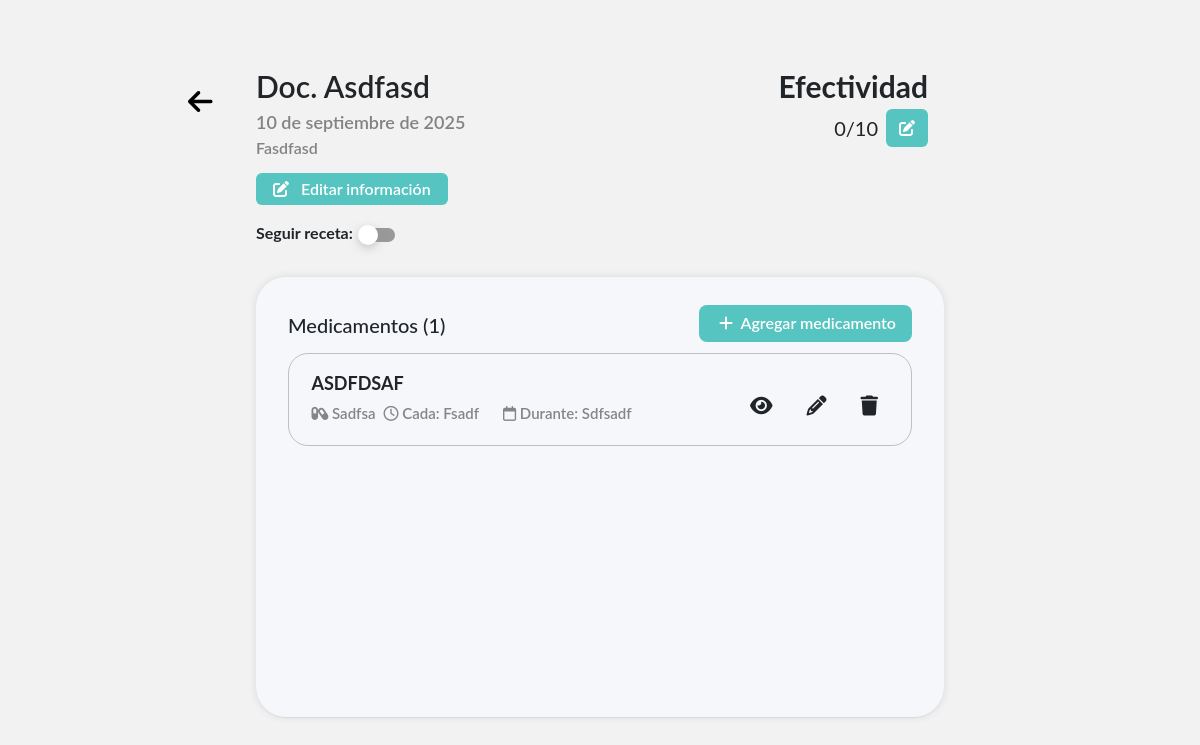
Page /receta/41/ on the committed database.
### miApp/models.py (models this page shows, shortened)
class Receta(models.Model):
    doc = models.CharField(max_length=255)
    fecha = models.DateField()
    efectividad = models.IntegerField(default=0)
    activo = models.BooleanField(default=False)
    lugar = models.CharField(max_length=100, null=True , blank=True)
    def cantidad_medicinas(self):
        return self.medicamentos.count()

class Medicamento(models.Model):
    receta = models.ForeignKey(Receta, on_delete=models.CASCADE, related_name='medicamentos')
    nombre = models.CharField(max_length=255)
    cantidad = models.CharField(max_length=50)
    cada = models.CharField(max_length=50)
    durante = models.CharField(max_length=50)
    img = CloudinaryField('image', blank=True, default='')
    img_id = models.CharField(max_length=300, default='')

### miApp/views.py (the view, shortened to what this page needs)
# urls.py: path('receta/<int:id>/', views.RecetaDetalle, name='receta-detalle'),
def RecetaDetalle(request, id):
    receta = Receta.objects.get(id=id)
    medicinas = Medicamento.objects.filter(receta_id=id).order_by('-id')
    return render(request, "recetaDetalle.html", {"receta": receta, "medicinas": medicinas})

### miApp/templates/recetaDetalle.html (shortened to what this page needs)
{% load static %}
<!DOCTYPE html>
<html lang="en">
<head>
    <link href="https://cdn.jsdelivr.net/npm/bootstrap@5.3.8/dist/css/bootstrap.min.css" rel="stylesheet">
    <link rel="stylesheet" href="https://cdnjs.cloudflare.com/ajax/libs/font-awesome/6.7.2/css/all.min.css">
    <link rel="stylesheet" href="{% static 'css/root.css' %}">
    <link rel="stylesheet" href="{% static 'css/detalles.css' %}">
    <link rel="stylesheet" href="{% static 'css/modalAgregarMedicamento.css' %}">
    <link rel="stylesheet" href="{% static 'css/modalAgregar.css' %}">
</head>
<body>
    <div class="container container-fluid w-50 ">
        <div class="back">
        <a href="../../"><i class="fa-solid fa-arrow-left fs-3 mt-3"></i></a>
        </div>
        <div class="top d-flex">
            <div class="informacion">
                <p class="doc">
                    {%  if  receta.doc|default_if_none:"" %}
                         Doc. {{ receta.doc|title }}
                        {% else %}
                        Doctor no asignado
                        {% endif %}
                </p>
                <p class="fecha mb-0">{{  receta.fecha|date:"j \\d\\e F \\d\\e Y"  }}</p>
                <p class="mb-0 lugar">
                        {%  if  receta.lugar|default_if_none:"" %}
                        {{ receta.lugar|title }}
                        {% else %}
                        Lugar no asignado
                        {% endif %}
                </p>
                <button class="btn scl2 editRecetaInfo"
                    data-bs-toggle="modal"
                    data-bs-target="#editarRecetaModal"
                    data-id="{{receta.id}}"
                    data-doc="{{receta.doc}}"
                    data-lugar="{{receta.lugar}}"
                    data-fecha="{{receta.fecha|stringformat:'s'}}"
                    >
                    <i class="fa-solid fa-edit me-2"></i> Editar información</button>
               <div class="checkbox-wrapper-3 d-flex">
                <p><b>Seguir receta:</b></p>
                <label for="cbx-3" class="toggle"><span></span></label>
                </div>
            </div>
            <div class="efectividad ">
                <p class="title"><b>Efectividad</b></p>
                <div class="efectividad-child d-flex">
                    <p class="valor me-3 mb-0" id="efectividad-valor"  data-efectid="{{ receta.id }}">{{ receta.efectividad }}/10</p>
                    <button class="btn scl2" id="efectividad-btn">
                        <i class="fa-solid fa-edit"></i>
                    </button>
                </div>
            </div>
        </div>
        <div class="info">
            <div class="info-top mb-3">
                <h5 class="mt-1">Medicamentos ({{receta.cantidad_medicinas}})</h5>
                <button class="scl2 aggbtn " data-bs-toggle="modal" data-bs-target="#exampleModal" ><i class="fa-solid fa-plus me-1 "  ></i><span class="agg"> Agregar medicamento</span></button>
            </div>
            <div class="info-contenido ">
                {% if medicinas %}
                {% for med in medicinas %}
                <div class="medicina">
                    <div class="mediciona-info">
                        <p class="medicina-title">{{ med.nombre|upper}}</p>
                        <div class="periodos">
                             <p class="cada me-2"><i class="fa-solid fa-capsules"></i> {{ med.cantidad}}</p>
                            <p class="cada me-4"><i class="fa-regular fa-clock"></i> Cada: {{ med.cada }}</p>
                            <p class="durante"><i class="fa-regular fa-calendar"></i> Durante:   {{ med.durante}}</p>
                        </div>
                    </div>
                    <div class="mediciona-acciones">
                        <button class="scl ver btn"
                            data-bs-toggle="modal"
                            data-bs-target="#modalMedicamento"
                            data-img="{% if med.img %}{{ med.img }}{% else %}/media/default.png{% endif %}"
                        >
                        <i class="fa-solid fa-eye"></i></button>
                        <button class="scl edit btn"
                        data-receta_id="{{receta.id}}"
                        data-id="{{ med.id }}"
                        data-title="{{med.nombre|capfirst}}"
                        data-cantidad="{{med.cantidad}}"
                        data-cada="{{med.cada}}"
                        data-durante="{{med.durante}}"
                        data-bs-toggle="modal" data-bs-target="#editModal"
                        ><i class="fa-solid fa-pencil"></i></button>
                        <button class="scl borrar btn" onclick="document.getElementById('deleteReceta-{{ med.id }}').submit()"><i class="fa-solid fa-trash"></i></button>
                    </div>
                </div>
                {% endfor %}
                 {% else%}
                    {%  include 'sinMedicinas.html' %}
                {% endif %}
            </div>
        </div>
    </div>
</body>
</html>

### miApp/static/css/root.css (style rules this page uses)
:root { --botones: #56C4C1; --card: #F5F7FA; --borde: #C0C0C0; --opaco: #00000076; --delete: rgb(209, 94, 52); --text: rgb(64, 163, 160); }
body { background-color: #F2F2F2; font-family: 'Lato', sans-serif; }
.scl { transition: 0.3s ease-out; }
.scl2 { transition: 0.3s ease-out; }

### miApp/static/css/modalAgregarMedicamento.css (style rules this page uses)
.title { font-size: 30px !important; }

### rows in the picture
Receta: doc "Asdfasd", fecha "10 de septiembre de 2025", lugar "Fasdfasd", efectividad "0", cantidad_medicinas "1"
Medicamento: nombre "ASDFDSAF", cantidad "Sadfsa", cada "Fsadf", durante "Sdfsadf"
